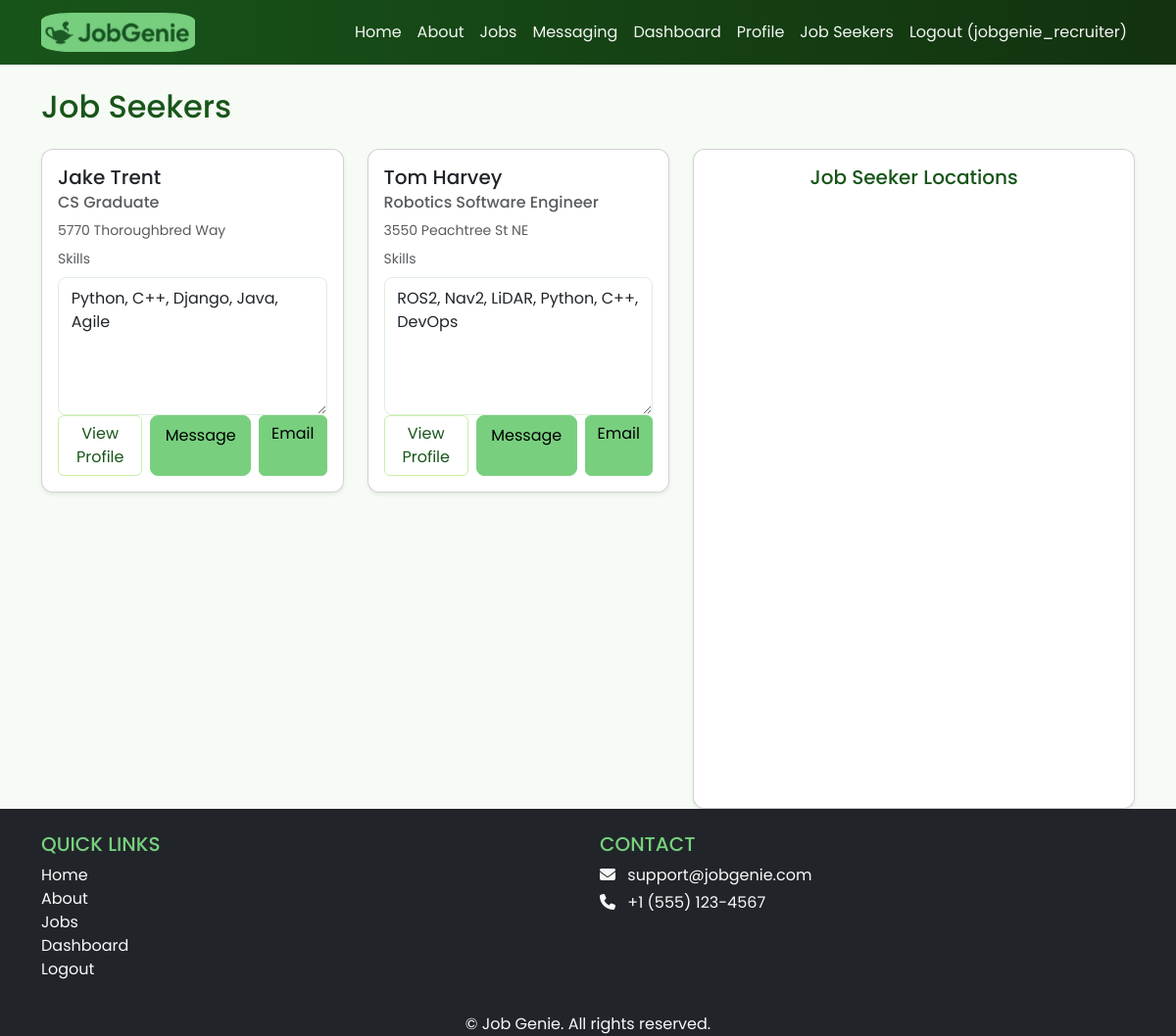
The page /profiles/jobseekers/ (signed in) on the database as committed earlier.
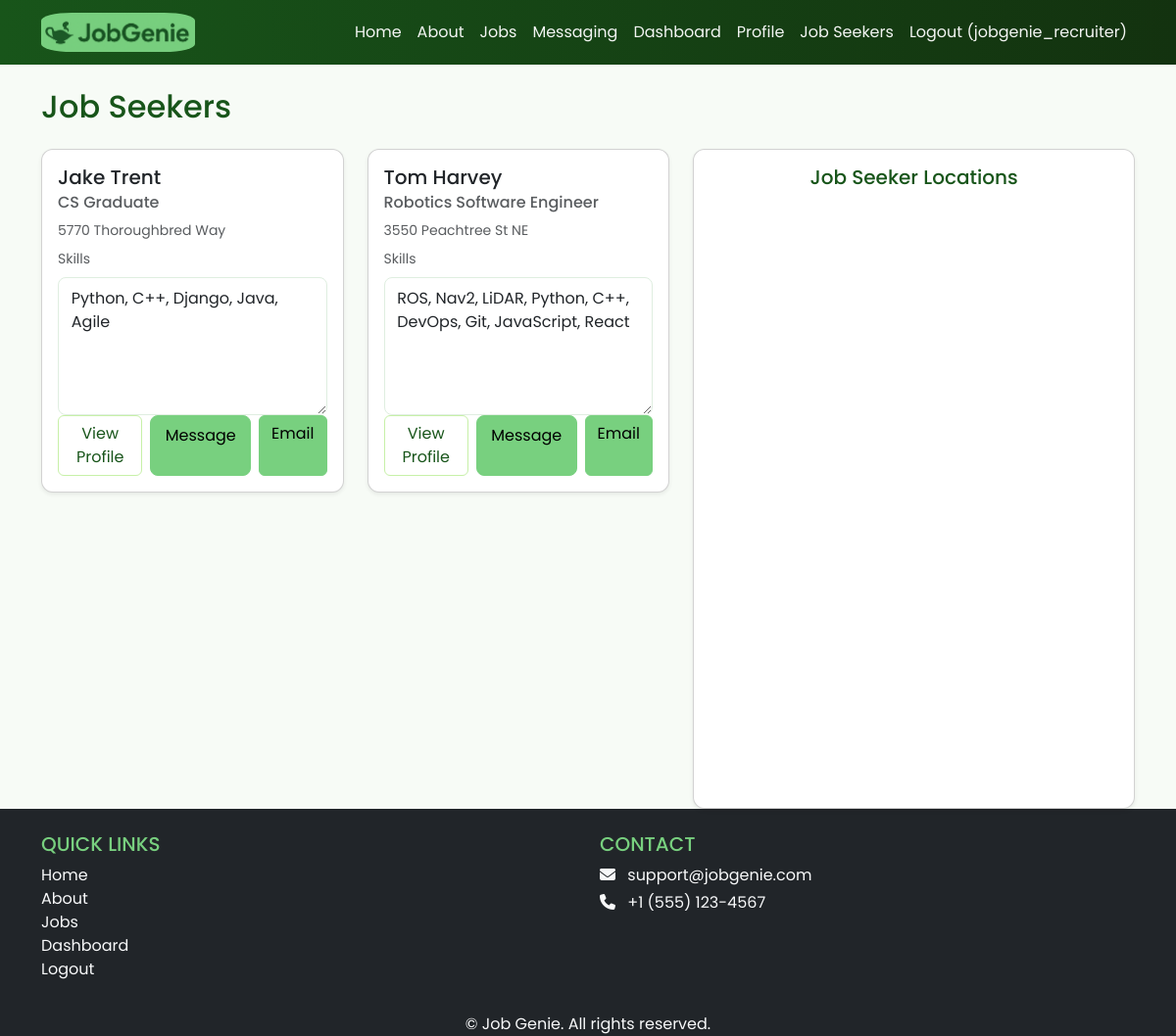
The same page on the database as committed later.
### profiles/models.py (models this page shows, shortened)
class JobSeekerProfile(models.Model):
    first_name = models.CharField(max_length=255, default='Unknown')
    last_name = models.CharField(max_length=255, default='Unknown')
    user = models.OneToOneField(User, on_delete=models.CASCADE)
    headline = models.CharField(max_length=255)
    skills = models.TextField()
    education = models.TextField()
    work_experience = models.TextField()
    links = models.TextField(blank=True)
    email = models.EmailField(blank=True, null=True, help_text="Contact email for recruiters")
    is_public = models.BooleanField(default=True)  # privacy
    address = models.CharField(max_length=255, blank=True)
    city = models.CharField(max_length=100, blank=True)
    state = models.CharField(max_length=100, blank=True)
    postal_code = models.CharField(max_length=20, blank=True)
    country = models.CharField(max_length=100, blank=True)
    lat = models.FloatField(null=True, blank=True)
    lng = models.FloatField(null=True, blank=True)
    preferred_radius_km = models.PositiveIntegerField(
        null=True,
        blank=True,
        help_text="Preferred commute radius (km)"
    )

### profiles/views.py (the view)
# urls.py: path('jobseekers/', views.jobseeker_list, name='jobseeker_list'),
@recruiter_required
def jobseeker_list(request):
    profiles = JobSeekerProfile.objects.filter(is_public=True)
    context = {
        'profiles': profiles,
        'GOOGLE_MAPS_API_KEY': settings.GOOGLE_MAPS_API_KEY,
    }
    return render(request, 'profiles/jobseeker_list.html', context)

### profiles/templates/profiles/jobseeker_list.html (shortened to what this page needs)
{% extends "base.html" %}
{% block content %}
<div class="container mt-4">
    <h2 class="mb-4">Job Seekers</h2>
    <div class="row">
        <div class="col-lg-7">
            <div class="row">
                {% for profile in profiles %}
                <div class="col-md-6 mb-4">
                    <div class="card h-100 shadow-sm">
                        <div class="card-body d-flex flex-column">
                            <h5 class="card-title">
                                {{ profile.first_name }} {{ profile.last_name }}
                            </h5>
                            <h6 class="card-subtitle mb-2 text-muted">{{ profile.headline }}</h6>
                            {% if profile.address %}
                            <p class="text-muted small mb-2">
                                 {{ profile.address }}
                            </p>
                            {% endif %}
                            <label class="form-label small text-muted">Skills</label>
                            <textarea class="form-control" rows="5"
                                readonly>{{ profile.skills|default_if_none:"" }}</textarea>
                            <div class="d-flex gap-2 mt-auto">
                                <a href="{% url 'profiles:jobseeker_detail' profile.pk %}"
                                    class="btn btn-outline-primary flex-grow-1">
                                    View Profile
                                </a>
                                {% if user.is_authenticated %}
                                <a href="{% url 'messaging:start_conversation' profile.user.username %}"
                                    class="btn btn-primary flex-grow-1">Message</a>
                                <a href="{% url 'recruiters:send_candidate_email' candidate_id=profile.pk %}"
                                class="btn btn-success flex-grow-1"
                                style="background-color: var(--brand-green); border-color: var(--brand-green); color: black;">
                                Email</a>
                                {% endif %}
                            </div>
                        </div>
                    </div>
                </div>
                {% empty %}
                <p class="text-muted">No public job seekers available.</p>
                {% endfor %}
            </div>
        </div>
        <div class="col-lg-5">
            <div class="card shadow-sm">
                <div class="card-body">
                    <h5 class="text-center mb-3">Job Seeker Locations</h5>
                    <div id="map" style="width: 100%; height: 600px; border-radius: 10px;"></div>
                </div>
            </div>
        </div>
    </div>
</div>
{% endblock %}

Rows that differ between the two databases and show on the page:
changed JobSeekerProfile "Tom": skills "ROS2, Nav2, LiDAR, Python, C++, DevOps" → "ROS, Nav2, LiDAR, Python, C++, DevOps, Git, JavaScript, React"
